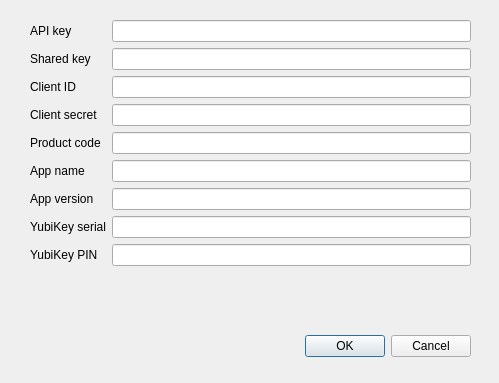
<?xml version="1.0" encoding="UTF-8"?>
<ui version="4.0">
 <class>ReconfigureDialog</class>
 <widget class="QDialog" name="ReconfigureDialog">
  <property name="geometry">
   <rect>
    <x>0</x>
    <y>0</y>
    <width>499</width>
    <height>383</height>
   </rect>
  </property>
  <property name="windowTitle">
   <string>Reconfigure</string>
  </property>
  <widget class="QDialogButtonBox" name="reconfigureDialogButtonBox">
   <property name="geometry">
    <rect>
     <x>130</x>
     <y>330</y>
     <width>341</width>
     <height>32</height>
    </rect>
   </property>
   <property name="orientation">
    <enum>Qt::Orientation::Horizontal</enum>
   </property>
   <property name="standardButtons">
    <set>QDialogButtonBox::StandardButton::Cancel|QDialogButtonBox::StandardButton::Ok</set>
   </property>
  </widget>
  <widget class="QWidget" name="formLayoutWidget">
   <property name="geometry">
    <rect>
     <x>30</x>
     <y>20</y>
     <width>441</width>
     <height>291</height>
    </rect>
   </property>
   <layout class="QFormLayout" name="formLayout_2">
    <item row="0" column="0">
     <widget class="QLabel" name="apiKeyLabel">
      <property name="text">
       <string>API key</string>
      </property>
     </widget>
    </item>
    <item row="0" column="1">
     <widget class="QLineEdit" name="apiKeyLineEdit"/>
    </item>
    <item row="1" column="0">
     <widget class="QLabel" name="sharedKeyLabel">
      <property name="text">
       <string>Shared key</string>
      </property>
     </widget>
    </item>
    <item row="1" column="1">
     <widget class="QLineEdit" name="sharedKeyLineEdit"/>
    </item>
    <item row="2" column="0">
     <widget class="QLabel" name="clientIdLabel">
      <property name="text">
       <string>Client ID</string>
      </property>
     </widget>
    </item>
    <item row="2" column="1">
     <widget class="QLineEdit" name="clientIdLineEdit"/>
    </item>
    <item row="3" column="0">
     <widget class="QLabel" name="clientSecretLabel">
      <property name="text">
       <string>Client secret</string>
      </property>
     </widget>
    </item>
    <item row="3" column="1">
     <widget class="QLineEdit" name="clientSecretLineEdit"/>
    </item>
    <item row="4" column="0">
     <widget class="QLabel" name="productCodeLabel">
      <property name="text">
       <string>Product code</string>
      </property>
     </widget>
    </item>
    <item row="5" column="0">
     <widget class="QLabel" name="appNameLabel">
      <property name="text">
       <string>App name</string>
      </property>
     </widget>
    </item>
    <item row="6" column="0">
     <widget class="QLabel" name="appVersionLabel">
      <property name="text">
       <string>App version</string>
      </property>
     </widget>
    </item>
    <item row="7" column="0">
     <widget class="QLabel" name="hardwareKeySerialLabel">
      <property name="text">
       <string>YubiKey serial</string>
      </property>
     </widget>
    </item>
    <item row="8" column="0">
     <widget class="QLabel" name="hardwareKeyPinLabel">
      <property name="text">
       <string>YubiKey PIN</string>
      </property>
     </widget>
    </item>
    <item row="4" column="1">
     <widget class="QLineEdit" name="productCodeLineEdit"/>
    </item>
    <item row="5" column="1">
     <widget class="QLineEdit" name="appNameLineEdit"/>
    </item>
    <item row="6" column="1">
     <widget class="QLineEdit" name="appVersionLineEdit"/>
    </item>
    <item row="7" column="1">
     <widget class="QLineEdit" name="hardwareKeySerialLineEdit"/>
    </item>
    <item row="8" column="1">
     <widget class="QLineEdit" name="hardwareKeyPinLineEdit"/>
    </item>
   </layout>
  </widget>
 </widget>
 <resources/>
 <connections>
  <connection>
   <sender>reconfigureDialogButtonBox</sender>
   <signal>accepted()</signal>
   <receiver>ReconfigureDialog</receiver>
   <slot>accept()</slot>
   <hints>
    <hint type="sourcelabel">
     <x>248</x>
     <y>254</y>
    </hint>
    <hint type="destinationlabel">
     <x>157</x>
     <y>274</y>
    </hint>
   </hints>
  </connection>
  <connection>
   <sender>reconfigureDialogButtonBox</sender>
   <signal>rejected()</signal>
   <receiver>ReconfigureDialog</receiver>
   <slot>reject()</slot>
   <hints>
    <hint type="sourcelabel">
     <x>316</x>
     <y>260</y>
    </hint>
    <hint type="destinationlabel">
     <x>286</x>
     <y>274</y>
    </hint>
   </hints>
  </connection>
 </connections>
</ui>
